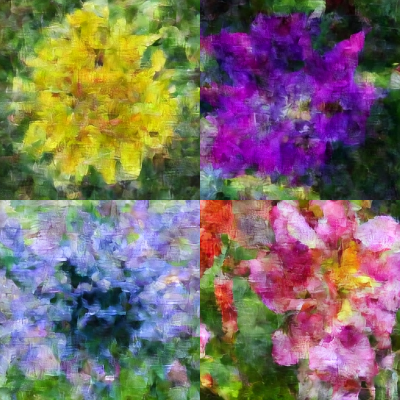
#> input picture website_media/collage_img.png, 400 x 400 px; its folder holds only this picture in this run
$ python -i water_colour_batching.py   (imports and definitions only)
#> lines starting #> are read from the running program, lines starting #| are printed output that depends on the picture
#> further down, picture is the input picture: shape (400, 400, 3); mean B, G, R 103.4, 109.5, 123.5
import os
import glob
import cv2
import numpy as np

SRC_DIR = "data/flowers-102/jpg"
DST_DIR = "data/flowers-102/jpg_watercolor"

# [1 line not run here, left out]

# Grab all jpg/JPG/jpeg/JPEG files in the source folder
img_paths = []
# [6 lines not run here, left out]

def watercolor_process(image: np.ndarray) -> np.ndarray:
    # resize image - using cubic interpolation (fx=fy=1 keeps size, but matches your pipeline)
    image_resize = cv2.resize(image, None, fx=1, fy=1, interpolation=cv2.INTER_CUBIC)

    # removing impurity
    image_cleared = cv2.medianBlur(image_resize, 3)
    image_cleared = cv2.medianBlur(image_cleared, 3)
    image_cleared = cv2.medianBlur(image_cleared, 3)

    image_cleared = cv2.edgePreservingFilter(image_cleared, sigma_s=100, sigma_r=0.5)
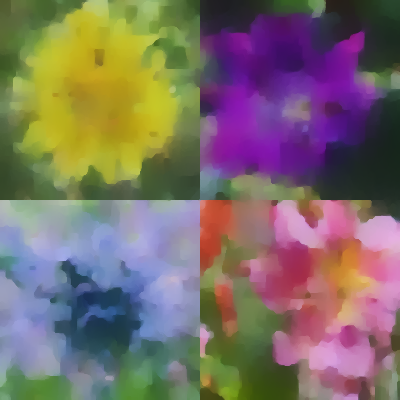
#> image_cleared: shape (400, 400, 3); mean B, G, R 103.7, 109.5, 123.7

    # bilateralFilter
    image_filtered = cv2.bilateralFilter(image_cleared, 3, 10, 5)

    for _ in range(2):
        image_filtered = cv2.bilateralFilter(image_filtered, 3, 20, 10)

    for _ in range(3):
        image_filtered = cv2.bilateralFilter(image_filtered, 5, 30, 10)

    # sharpening image
    gaussian_mask = cv2.GaussianBlur(image_filtered, (7, 7), 5)
    image_sharp = cv2.addWeighted(image_filtered, 1.5, gaussian_mask, -0.5, 0)
    image_sharp = cv2.addWeighted(image_sharp, 1.4, gaussian_mask, -0.2, 10)
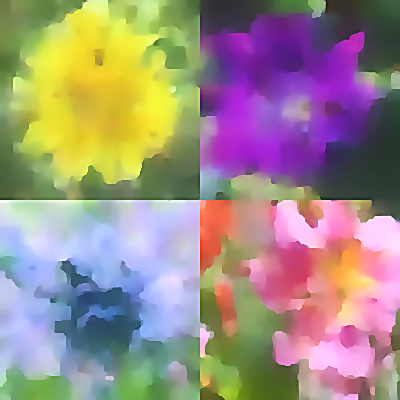
#> image_sharp: shape (400, 400, 3); mean B, G, R 134.1, 141.4, 157.7

    return image_sharp

saved = 0
failed = 0

# [25 lines not run here, left out]

>>> import cv2
>>> picture = cv2.imread('../website_media/collage_img.png')
>>> result = watercolor_process(picture)

$ run again, on website_media/blanket-flower.png
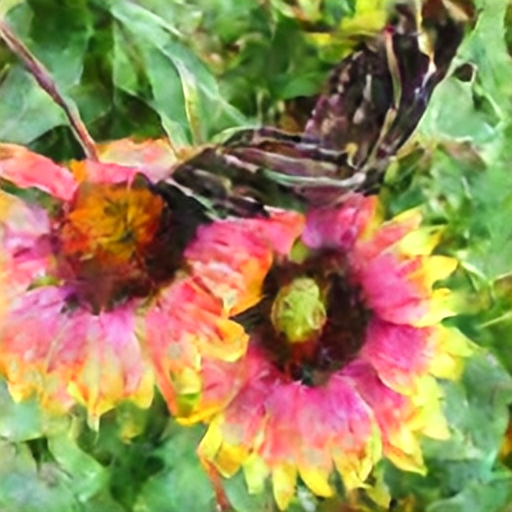
#> input picture website_media/blanket-flower.png, 512 x 512 px
#> picture is the input picture: shape (512, 512, 3); mean B, G, R 88.2, 136.2, 152.7
#> in watercolor_process, `image_cleared = cv2.edgePreservingFilter(image_cleared, sigma_s=100, s..`:
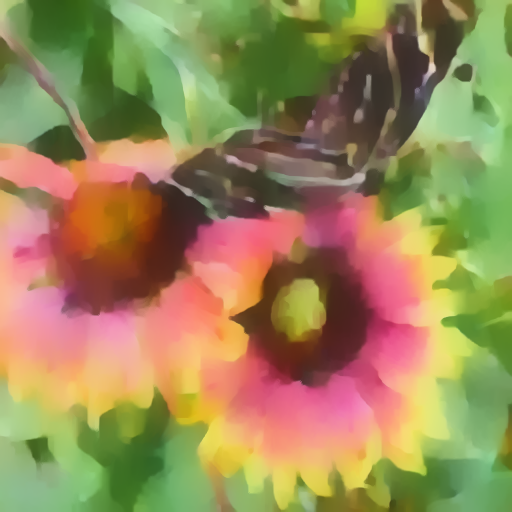
#> image_cleared: shape (512, 512, 3); mean B, G, R 87.9, 136.7, 154
#> in watercolor_process, `image_sharp = cv2.addWeighted(image_sharp, 1.4, gaussian_mask, -0.2, 10)`:
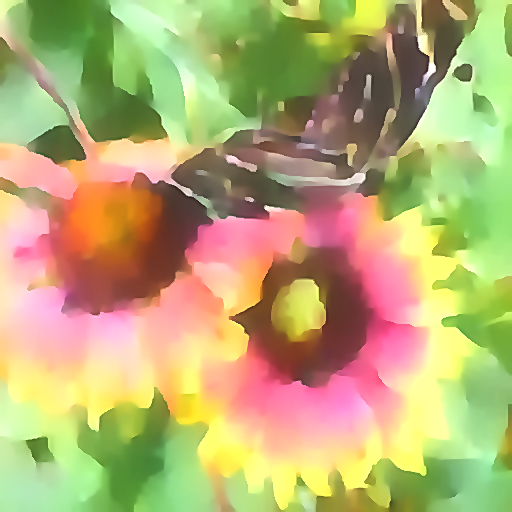
#> image_sharp: shape (512, 512, 3); mean B, G, R 115.5, 173.1, 183.5

$ run again, on website_media/samples_ori_data.png
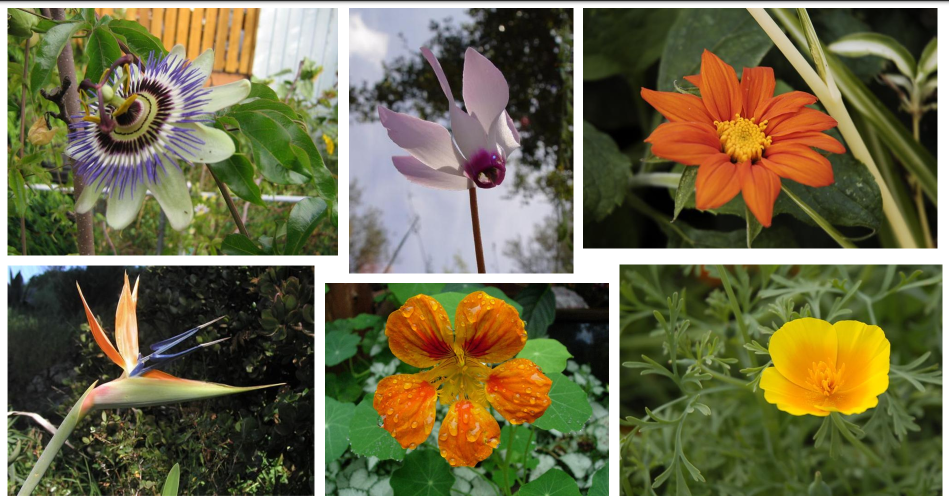
#> input picture website_media/samples_ori_data.png, 1897 x 1006 px (shown at 1/2 size)
#> picture is the input picture: shape (1006, 1897, 3); mean B, G, R 75.9, 108.3, 112.2
#> in watercolor_process, `gaussian_mask = cv2.GaussianBlur(image_filtered, (7, 7), 5)`:
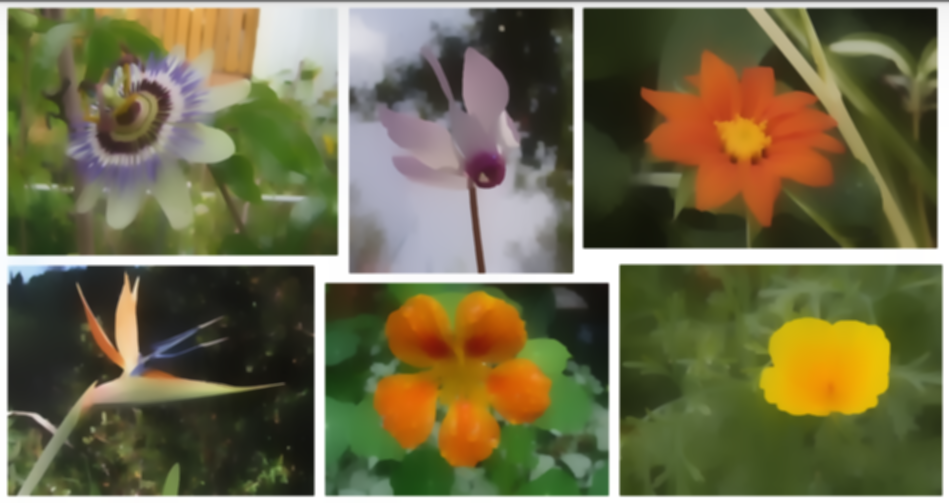
#> gaussian_mask: shape (1006, 1897, 3) (shown at 1/2 size); mean B, G, R 76.6, 109.2, 113.1
#> in watercolor_process, `image_sharp = cv2.addWeighted(image_sharp, 1.4, gaussian_mask, -0.2, 10)`:
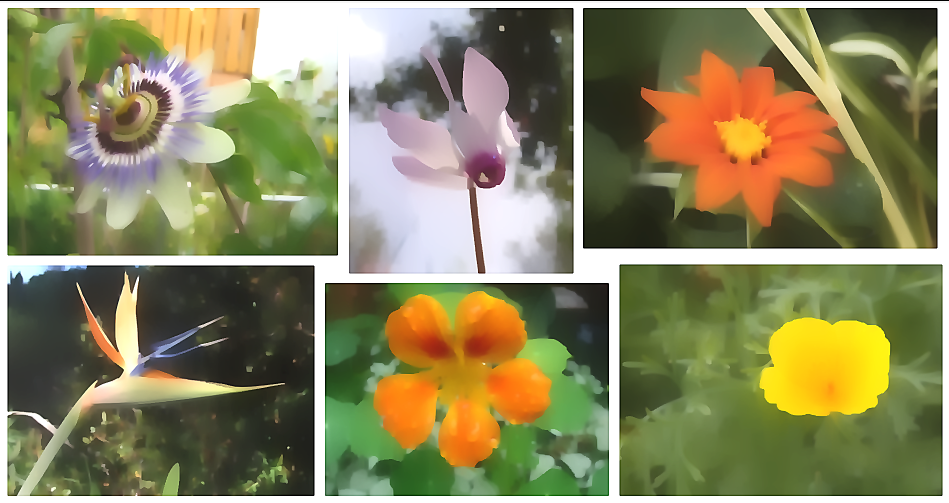
#> image_sharp: shape (1006, 1897, 3) (shown at 1/2 size); mean B, G, R 95.8, 134.9, 138.7
